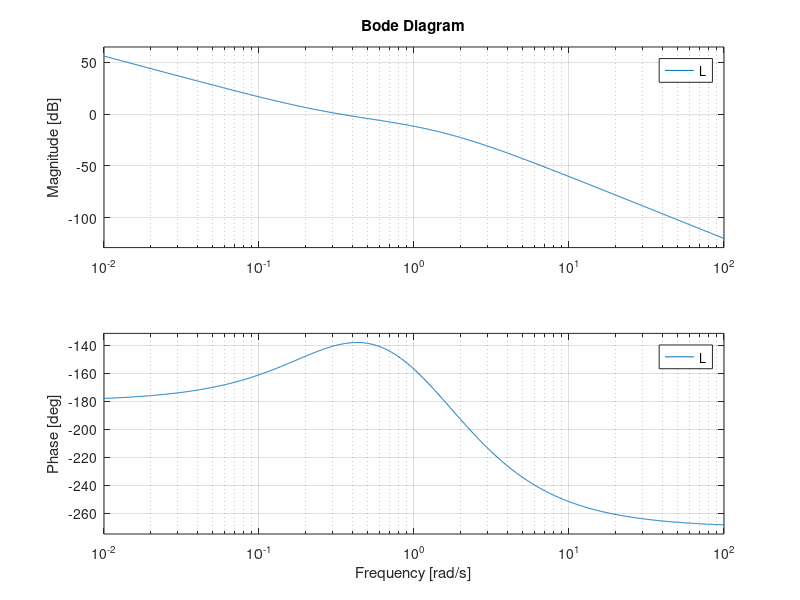
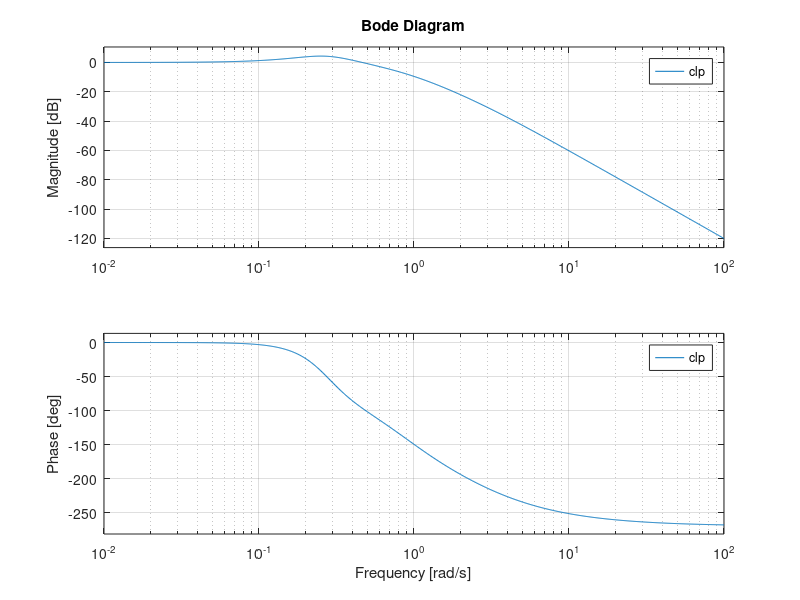
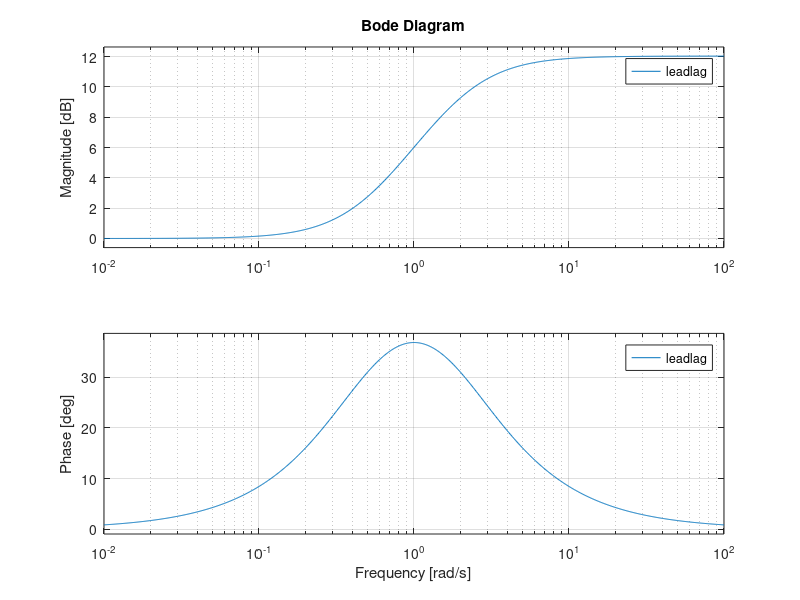
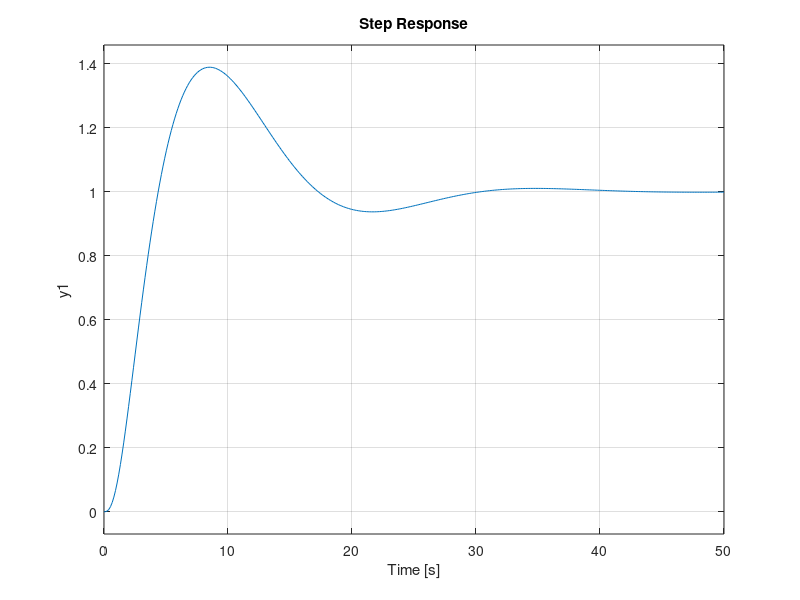

Write MATLAB code to recreate these figures, in order.


caseno = 1;

switch caseno
  case 1
    sys = tf(1,[1 2 1])*tf(1,[1 0]);
    kp = 0.25;
    ki_by_kp = 0.25;
    leadlag = tf([1/0.5 1],[1/2 1]);
  case 2
    w1 = 8;
    w2 = 2;
    sys = tf(w1*w2,[1 w1 w1*w2])*tf(1,[1 0]);
    kp = 0.25;
    ki_by_kp = 0.25;
    leadlag = tf([1/0.25 1],[1/1 1]);        
  end


claw = kp*tf([1 ki_by_kp],[1 0])*leadlag;
L = claw*sys;
clp = L/(1+L);

figure(1)
bode(L);

figure(2);
bode(clp)

figure(3)
bode(leadlag)

figure(4)
step(clp)

